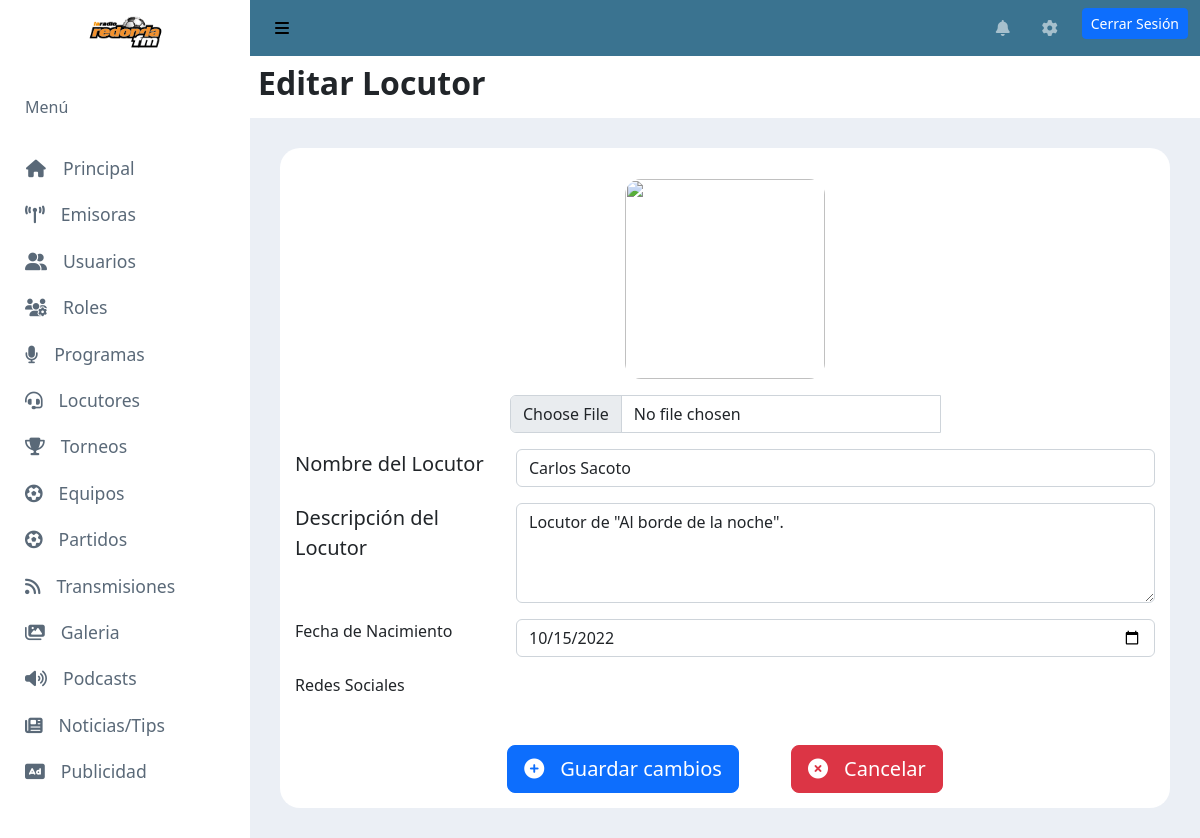
Screenshot of /locutores/1/editar (signed in) with the database file from the repository.
### WebAdminRadio/models.py (models this page shows, shortened)
class Locutor(models.Model):
    nombre = models.CharField(max_length=255, blank=True, null=True)
    imagen = models.CharField(max_length=2080, blank=True, null=True)
    descripcion = models.TextField(blank=True, null=True)
    fecha_nacimiento = models.DateField(db_column='fecha_Nacimiento', blank=True, null=True)  # Field name made lowercase.
    estado = models.BooleanField(default=True)

### WebAdminRadio/views.py (the view, shortened to what this page needs)
# urls.py: path('locutores/<int:id_locutor>/editar', views.editar_locutor, name='editar_locutor'), # URL para editar un locutor
@login_required
@permission_required('WebAdminRadio.change_locutor', login_url='/permiso-no-autorizado')
def editar_locutor(request, id_locutor):
    edit_locutor = Locutor.objects.get(id=id_locutor)
    red_social = RedSocialLocutor.objects.filter(id_locutor=id_locutor)
    context = {
        'title': 'Editar Locutor',
        'locutor': edit_locutor,
        'redsocial': json.dumps(list(red_social.values('id_red_social', 'link', 'username')), cls=DjangoJSONEncoder)
    }
    return render(request, 'webAdminRadio/editar_locutor.html', context)

### WebAdminRadio/templatetags/accounts_tags.py (called while the page is built)
@register.filter
def verificar_permiso(usuario: Usuario, nombre_permiso: str):
    return usuario.has_perm(nombre_permiso)

### accounts/models.py (called while the page is built, shortened)
    def has_perm(self, perm, obj=None):
        if super().has_perm(self, perm):
            return True

### WebAdminRadio/templates/webAdminRadio/editar_locutor.html (shortened to what this page needs)
{% extends 'webAdminRadio/base_site.html' %}
{% load static %}
{% block page_style %}
    <link rel="stylesheet" type="text/css" href="{% static 'webAdminRadio/css/agregar_segmento.css' %}">
    <link rel="stylesheet" type="text/css" href="{% static 'webAdminRadio/css/editar_equipo.css' %}">
    <link rel="stylesheet" type="text/css" href="{% static 'webAdminRadio/css/componentes/modal_info.css' %}">
{% endblock %}
{% block content %}
    <form id="addLocutor" onsubmit="return validate()" action="{% url 'editar_locutor' locutor.id %}" method="POST" enctype="multipart/form-data">
    <div class="img-container">
        {% if locutor.imagen %}
            <img class="shield" id="preview" src="{{ locutor.imagen }}">
        {% else %}
            <img class="shield" id="preview" src="{% static 'webAdminRadio/images/generic_avatar.png' %}">
        {% endif %}
        <div class="form-file input-group w-50 mx-auto">
            <input type="file" name="archivo" class="custom-file-input form-control"  id="imgSegmento" accept=".png, .jpg, .jpeg">
        </div>
    </div>
    <div class="row mb-3">
        <div class="col-3">
            <label class="label" for="nombre">Nombre del Locutor</label>
        </div>
        <div class="col-9">
            <input id="nombre" placeholder="Nombre" name="nombre" type="text" class="form-control" value="{{ locutor.nombre }}"oninvalid="this.setCustomValidity('Ingrese un nombre')" oninput="this.setCustomValidity('')" required>
        </div>
    </div>
    <div class="row mb-3">
        <div class="col-3">
            <label class="label" for="descripcion">Descripción del Locutor</label>
        </div>
        <div class="col-9">
            <textarea class="form-control" placeholder="Ingrese una breve descripción del locutor..." oninvalid="this.setCustomValidity('Ingrese una descripcion válida')" oninput="this.setCustomValidity('')" required
                id="descripcion" name="descripcion" style="height: 100px">{{ locutor.descripcion }}</textarea>
        </div>
    </div>
    <div class="row mb-3">
        <div class="col-3">
            <label for="fecha_nacimiento">Fecha de Nacimiento</label>
        </div>
        <div class="form-group col-9">
            <input id="fecha_nacimiento" value="{{ locutor.fecha_nacimiento | date:'Y-m-d'}}" name="fecha_nacimiento" type="date" class="form-control" oninvalid="this.setCustomValidity('Ingrese un lugar válido)" oninput="this.setCustomValidity('')" required>
        </div>
    </div>
    <div class="row mb-3">
        <div class="col-3">
            <label for="">Redes Sociales</label>
        </div>
        <div class="col-9">
        </div>
    </div>
    <div class="text-center mt-5">
        <button type="submit" class="btn btn-primary btn-lg submit"><i class="fas fa-plus-circle"></i>Guardar cambios</button>
        <a class="btn btn-danger btn-lg submit ms-5" href="{% url 'locutores' %}"><i class="fas fa-times-circle"></i>Cancelar</a>
    </div>
    </form>
    {% endblock %}

### WebAdminRadio/static/webAdminRadio/css/base_site.css (style rules this page uses)
a, a:hover, a:focus { text-decoration: none; transition: all 0.3s; }
a i, .submit i { margin-right: 1rem; }

### WebAdminRadio/static/webAdminRadio/css/agregar_segmento.css (style rules this page uses)
#preview { max-width: 100%; max-height: 100%; }

### WebAdminRadio/static/webAdminRadio/css/editar_equipo.css (style rules this page uses)
.img-container { text-align: center; margin-bottom: 1rem; }
.shield { width: 200px; height: 200px; object-fit: contain; border-radius: 1rem; overflow: hidden; display: inline-block; vertical-align: middle; margin-top: 1rem; margin-bottom: 1rem; }
.label { font-size: 1.25rem; }

### rows the page displays
Locutor: nombre "Carlos Sacoto", descripcion "Locutor de \"Al borde de la noche\".", fecha_nacimiento "10/15/2022"

### other values shown
{{ title }} "Editar Locutor"
